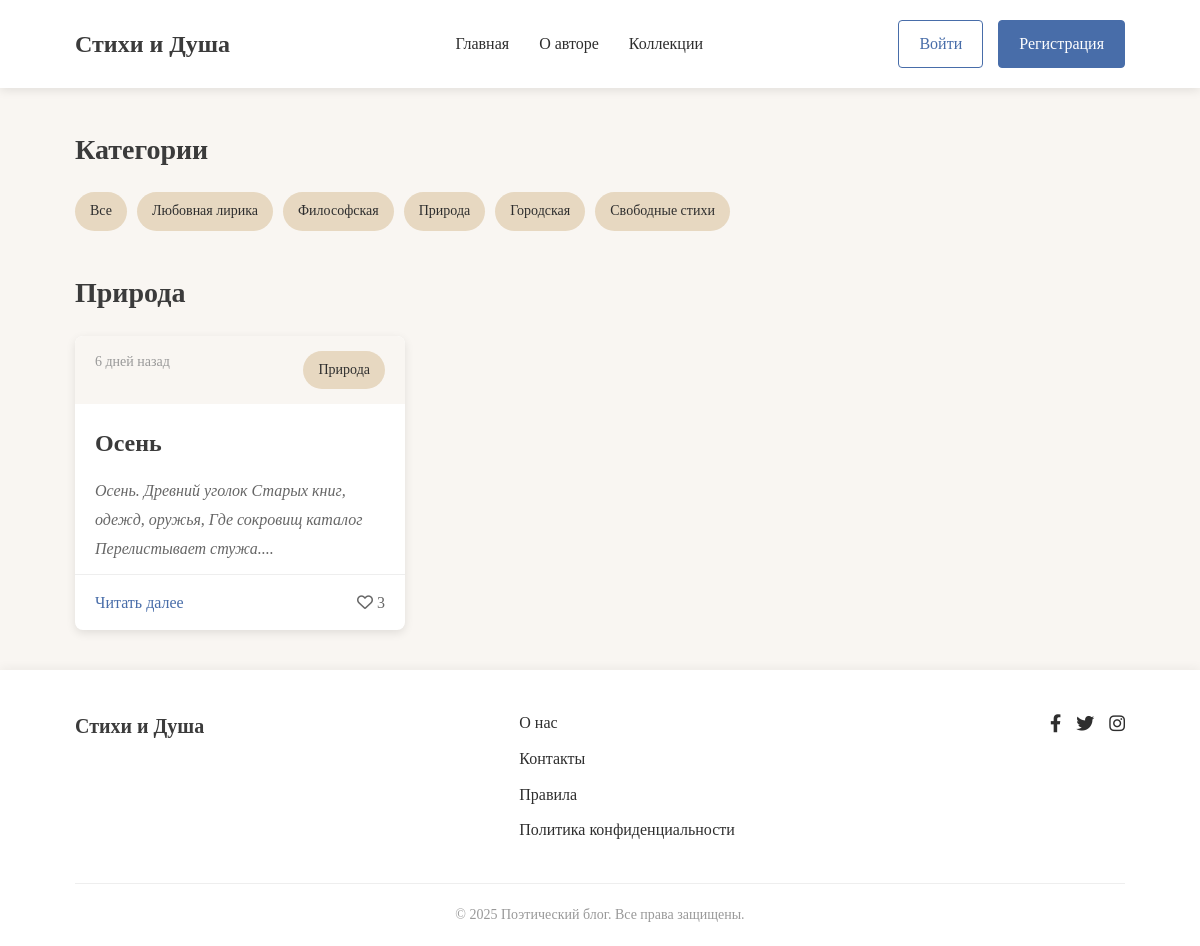
Screenshot of /category/3/ with the database file from the repository.
### show/models.py (models this page shows, shortened)
class Category(models.Model):
    title = models.CharField(max_length=60)
    def __str__(self):
        return f'{self.title}'

class Poem(models.Model):
    title = models.CharField(max_length=120)
    text = models.TextField()
    category = models.ForeignKey(to=Category, on_delete=models.CASCADE, related_name='poems')
    date_public = models.DateTimeField(auto_now_add=True)
    like = models.ManyToManyField(to=User, related_name="poems", blank=True)
    reads = models.ManyToManyField(to=User, related_name="reads")
    def text_poem(self):
        dot = self.text.count('.')
        if dot > 1:
            total = self.text.find('.')
            total_str = self.text.find('.', total + 1)
            return f"{self.text[0:total_str + 1]}..."
        else:
            return self.text
    def date_count(self):
        now_date = self.date_public.date()
        today = datetime.today().date()
        delta = (today - now_date).days
        if delta == 0:
            return 'Сегодня'
        elif delta == 1:
            return 'Вчера'
        elif delta == 7:
            return 'Неделю назад'
        elif delta < 31:
            return f'{delta} дней назад'
        elif delta < 365:
            months = delta // 30
            return f'{months} месяц(ев) назад'
        else:
            years = delta // 365
            return f'{years} год(а/лет) назад'

### show/views.py (the view)
# urls.py: path('', views.index, name='index'),
def index(request, category_id=None):
    context = {
        'categoryies' : Category.objects.all(),
        'last_poem' : Poem.objects.filter(category_id=category_id) if category_id else Poem.objects.all().order_by('-id')[:3],
        'title' : Category.objects.get(id=category_id) if category_id else "Посдение посты"
    }
    return render(request, 'show/index.html', context)

### show/templates/show/index.html
{% extends "show/base.html" %}
{% load static %}
{% block main %}
    <main class="main">
        <div class="container">
            <section class="categories">
                <h2>Категории</h2>
                <div class="category-list">
                    <a href="{% url "index" %}" class="category">Все</a>
                    {% for category in categoryies %}
                        <a href="{% url "category" category.id %}" class="category">{{ category.title }}</a>
                    {% endfor %}
                </div>
            </section>
            <section class="poems">
                <h2>{{ title.title }}</h2>
                <div class="poem-grid">
                    {% for poems in last_poem %}
                        <article class="poem-card">
                            <div class="poem-meta">
                                <span class="date">{{ poems.date_count }}</span>
                                <span class="category">{{ poems.category }}</span>
                            </div>
                            <h3 class="poem-title"><a href="poem.html">{{ poems.title }}</a></h3>
                            <div class="poem-excerpt">
                                <p>{{ poems.text_poem }}<br>
                                </p>
                            </div>
                            <div class="poem-footer">
                                <a href="{% url "show:poem" poems.id %}" class="read-more">Читать далее</a>
                                {% if user in poems.like.all %}
                                    <a class="red" href="{% url "show:like" poems.id %}">
                                        <i class="far fa-heart"></i> {{ poems.like.count }}
                                    </a>
                                {% else %}
                                    <a class="likes" href="{% url "show:like" poems.id %}">
                                        <i class="far fa-heart"></i> {{ poems.like.count }}
                                    </a>
                                {% endif %}
                            </div>
                        </article>
                    {% endfor %}
                </div>
            </section>
        </div>
    </main>
{% endblock main %}

### frontend/css/style.css (style rules this page uses)
:root { --bg-color: #F9F6F2; --text-color: #2E2E2E; --heading-color: #3B3B3B; --accent-color: #C18C5D; --button-color: #486DA9; --category-color: #E7D8C1; }
* { margin: 0; padding: 0; box-sizing: border-box; }
body { font-family: 'Georgia', serif; background-color: var(--bg-color); color: var(--text-color); line-height: 1.6; }
a { text-decoration: none; color: var(--button-color); transition: color 0.3s; }
.container { width: 90%; max-width: 1200px; margin: 0 auto; padding: 0 15px; }
.main { padding: 40px 0; }
h1, h2, h3, h4 { color: var(--heading-color); margin-bottom: 20px; font-weight: 600; }
h2 { font-size: 28px; }
h3 { font-size: 24px; }
.categories { margin-bottom: 40px; }
.category-list { display: flex; flex-wrap: wrap; gap: 10px; }
.category { background-color: var(--category-color); padding: 8px 15px; border-radius: 20px; font-size: 14px; color: var(--text-color); transition: all 0.3s; }
.poem-grid { display: grid; grid-template-columns: repeat(auto-fill, minmax(300px, 1fr)); gap: 30px; }
.poem-card { background-color: white; border-radius: 8px; overflow: hidden; box-shadow: 0 3px 10px rgba(0, 0, 0, 0.1); transition: transform 0.3s, box-shadow 0.3s; }
.poem-meta { display: flex; justify-content: space-between; padding: 15px 20px; background-color: var(--bg-color); font-size: 14px; color: #666; }
.poem-title { padding: 0 20px; margin: 15px 0; }
.poem-title a { color: var(--heading-color); }
.poem-excerpt { padding: 0 20px; margin-bottom: 20px; color: var(--text-color); line-height: 1.8; }
.poem-footer { display: flex; justify-content: space-between; align-items: center; padding: 15px 20px; border-top: 1px solid #eee; }
.read-more { font-weight: 500; }
.likes { color: #666; }
.poem-meta { margin-bottom: 20px; }
.poem-excerpt { color: #666; margin-bottom: 10px; font-style: italic; }
.poem-meta { font-size: 14px; color: #999; }
.poem-card, .poem-full, .comment, .profile-header, .auth-form-container { animation: fadeIn 0.6s ease-out forwards; }
.poem-card { transition: transform 0.3s ease, box-shadow 0.3s ease; }
.poem-card:nth-child(1) { animation-delay: 0.1s; }

### rows the page displays
Category: title "Любовная лирика"
Category: title "Философская"
Category: title "Природа"
Category: title "Городская"
Category: title "Свободные стихи"
Poem: date_count "6 дней назад", category "Природа", title "Осень", text_poem "Осень. Древний уголок Старых книг, одежд, оружья, Где сокровищ каталог Перелистывает стужа....", like.count "3"
